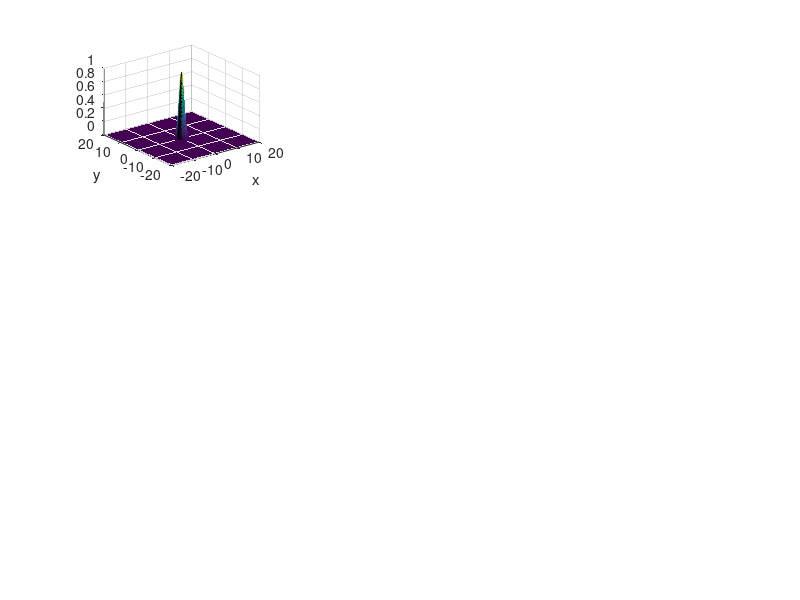

MATLAB code for this plot: (Note: this script raises an error after producing the figure.)
[x, y] = meshgrid(-20:0.05:20, -20:0.05:20);

z = exp(-0.5 * x .^ 2) .* exp(-0.5 * y .^ 2);

figure;
subplot(3, 3, 1);
surf(x, y, z);
xlabel('x');
ylabel('y');

kai = 5;

for r = 1:8
    d2 = z * NaN;
    for i = 2:size(z, 1)-1
        for j = 2:size(z, 2)-1
            d2(i, j) = z(i+1, j) + z(i-1, j) + z(i, j+1) + z(i, j-1) - 4 * z(i, j);
        end
    end

    d2 = fillmissing(d2, 'linear');

    z = z + d2 * kai;
    % figure
    subplot(3, 3, r + 1);
    surf(x, y, z);
end